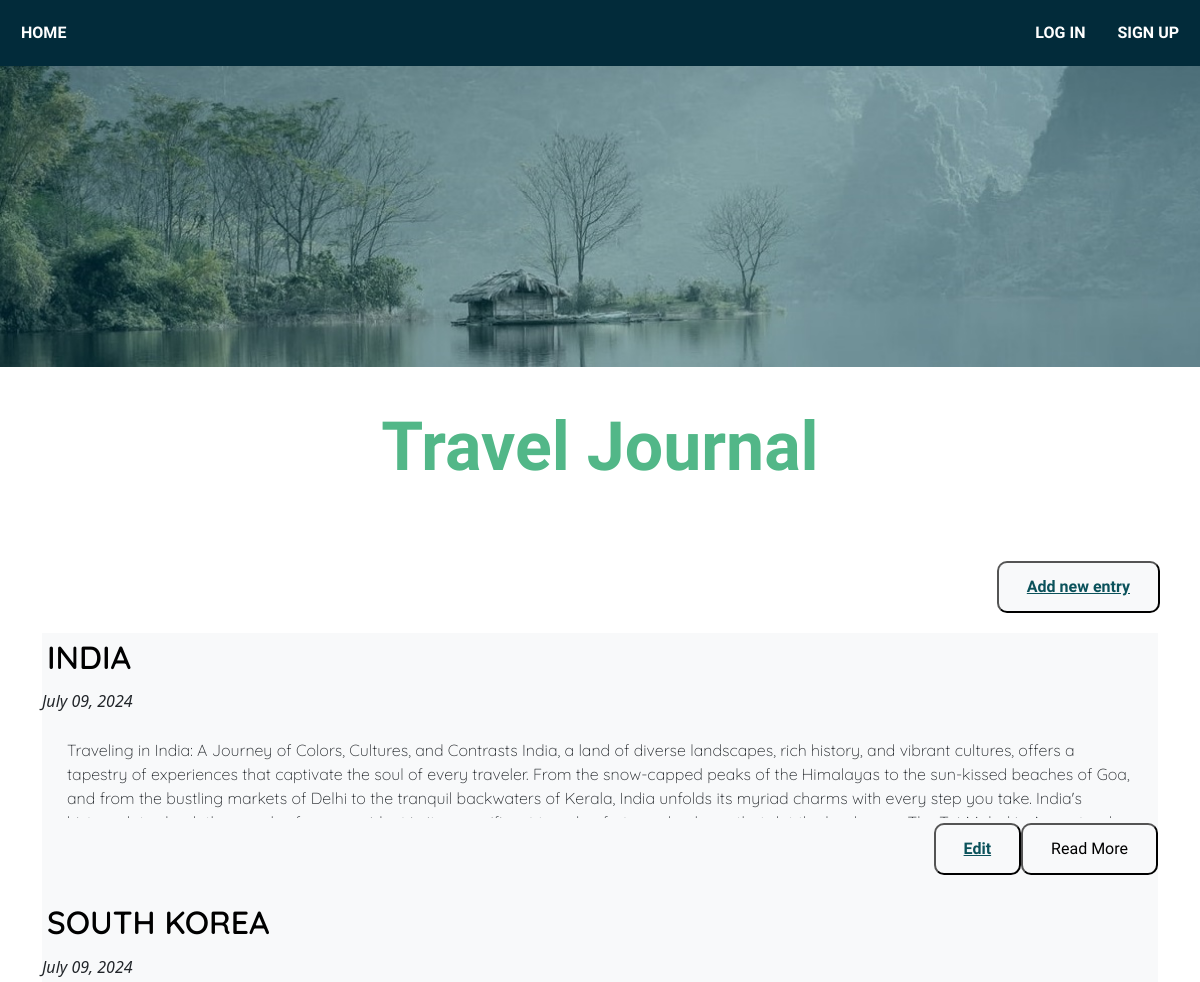
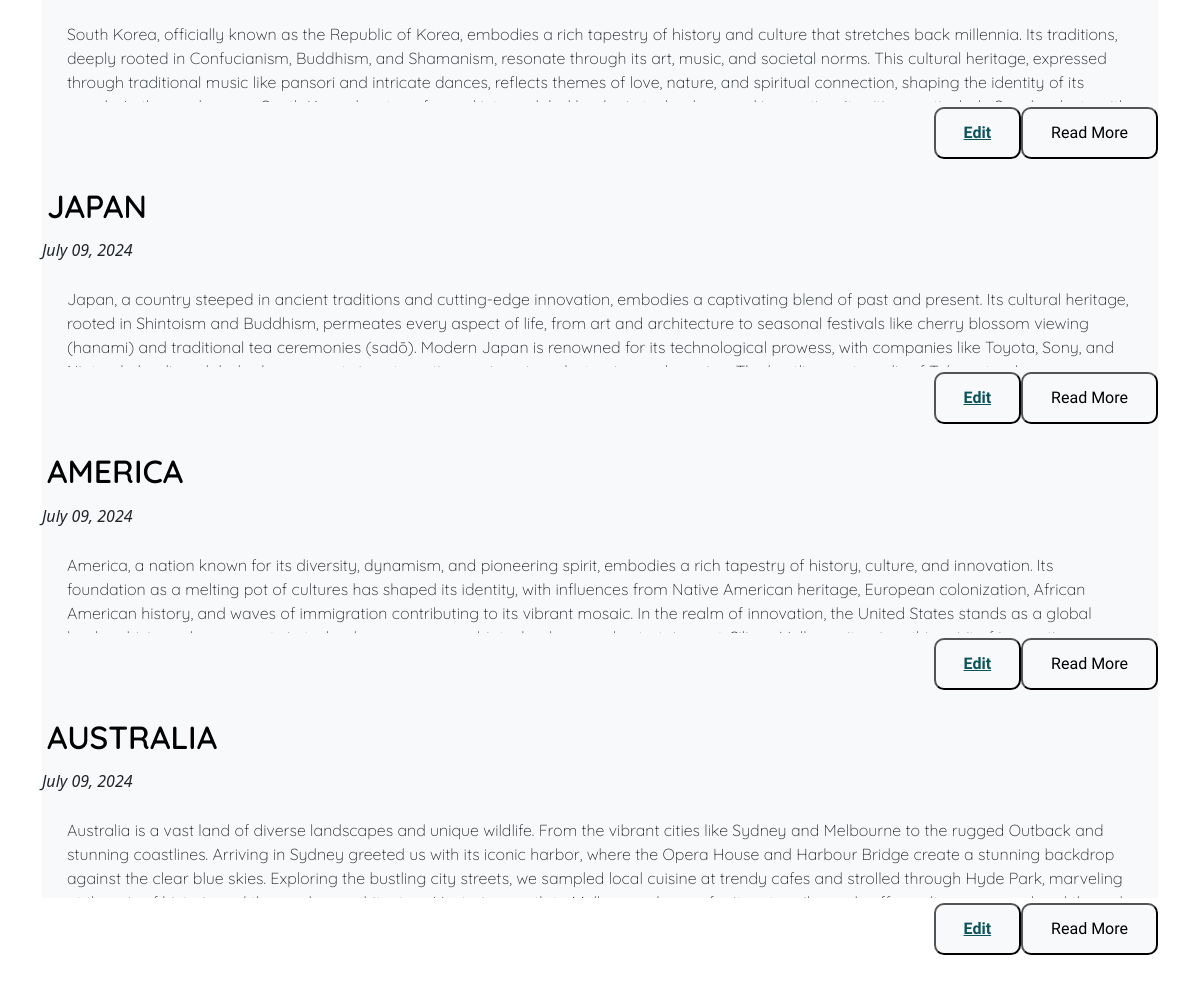
The page /journal/ on the database its author committed (2 pictures, top to bottom).
### journal/models.py (models this page shows, shortened)
class Entry(models.Model):
    place = models.CharField(max_length=150)
    notes = models.TextField()
    date = models.DateTimeField(auto_now_add=True)
    class Meta:
        ordering = ['date']

### journal/views.py (the view)
# urls.py: path('', EntryList.as_view(), name='entry'),
class EntryList(ListView):
    template_name = 'journal/journal_index.html'
    model = Entry
    context_object_name = 'entries'

### journal/templates/journal/journal_index.html (shortened to what this page needs)
<!DOCTYPE html>
{% extends 'base.html' %}
{% block content %}
{% load static %}
<img src="{% static 'img/details-1-background.jpg' %}" class="img-fluid" alt="...">
<h1> Travel Journal </h1>
<div class="end-button">
    <button><a href="{% url 'add_entry' %}" class=""> Add new entry</a></button>
</div>
<div class="container">
    <div class="journal-entry">
        {% for entry in entries %}
            <h2>{{ entry.place }}</h2>
             <em>{{ entry.date|date:"F d, Y" }}</em>
            <p class="entry-content">{{ entry.notes }}</p>
            <button class="toggle-content read-more">Read More</button>
            <button><a href="{% url 'edit_entry' entry.id %}">Edit</a></button>
        {% endfor %}
     </div>
</div>
{% endblock %}

### templates/base.html (shortened to what this page needs)
<!DOCTYPE html>
{% load static %}
<html lang="en">
<head>
    <link href="https://cdn.jsdelivr.net/npm/bootstrap@5.0.0-beta3/dist/css/bootstrap.min.css" rel="stylesheet">
    <link rel="stylesheet" href="{% static 'css/master.css' %}" type="text/css">
</head>
<body>
    <ul>
      <li>
          <a href="{% url 'home_page' %}">HOME</a>
      </li>
      {% if user.is_authenticated %}
      <li style="float:right">
          <a href="{% url 'logout' %}">LOG OUT</a>
      </li>
      {% else %}
      <li style="float:right">
          <a href="{% url 'signup' %}">SIGN UP</a>
      </li>
      <li style="float:right">
          <a href="{% url 'login' %}">LOG IN</a>
      </li>
      {% endif %}
  </ul>
         {% block content %}
         {% endblock %}
</body>
</html>

### templates/base.html (style rules this page uses)
ul { list-style-type: none; margin: 0; padding: 5px; overflow: hidden; background-color: #022b3a; }
li { float: left; }
li a { display: block; color: white; text-align: center; padding: 16px; text-decoration: none; font-family: 'Comfortaa', cursive; }

### journal/templates/journal/journal_index.html (style rules this page uses)
img { width: 100%; height: 100%; }
h2 { margin-top: 80px; font-size: 32px; font-weight: 600; padding: 5px; color: black; font-family: 'Quicksand', sans-serif; }
button { border-radius: 10px; background-color: #f8f9fa; font-family: 'Comfortaa', cursive; padding: 12px 28px; float: right; }
a { color: #0b525b; font-weight: bold; }
p { margin: 5px; padding: 20px; font-family: 'Quicksand', sans-serif; font-weight: 300; overflow: hidden; max-height: 100px; transition: max-height 0.3s ease; }
.journal-entry { margin-top: 120px; margin-bottom: 120px; background-color: #f8f9fa; position: relative; display: block; }
.end-button { float: right; padding: 40px; }
h1 { font-family: 'Questrial', sans-serif; color: #52b788; text-align: center; padding: 25px; margin-top: 15px; font-size: 68px; font-weight: bold; }

### rows shown on the page
Entry: place "INDIA", date "July 09, 2024", notes "Traveling in India: A Journey of Colors, Cultures, and Contrasts India, a land of diverse landscapes, rich history, and vibrant cultures, offers a tapestry of experiences that captivate the soul of every traveler. From the snow-capped peaks of the Himalayas to the sun-kissed beaches of Goa, and from the bustling markets of Delhi to the tranquil backwaters of Kerala, India unfolds its myriad charms with every step you take. India's…"
Entry: place "SOUTH KOREA", date "July 09, 2024", notes "South Korea, officially known as the Republic of Korea, embodies a rich tapestry of history and culture that stretches back millennia. Its traditions, deeply rooted in Confucianism, Buddhism, and Shamanism, resonate through its art, music, and societal norms. This cultural heritage, expressed through traditional music like pansori and intricate dances, reflects themes of love, nature, and spiritual connection, shaping the identity of its…"
Entry: place "JAPAN", date "July 09, 2024", notes "Japan, a country steeped in ancient traditions and cutting-edge innovation, embodies a captivating blend of past and present. Its cultural heritage, rooted in Shintoism and Buddhism, permeates every aspect of life, from art and architecture to seasonal festivals like cherry blossom viewing (hanami) and traditional tea ceremonies (sadō). Modern Japan is renowned for its technological prowess, with companies like Toyota, Sony, and…"
Entry: place "AMERICA", date "July 09, 2024", notes "America, a nation known for its diversity, dynamism, and pioneering spirit, embodies a rich tapestry of history, culture, and innovation. Its foundation as a melting pot of cultures has shaped its identity, with influences from Native American heritage, European colonization, African American history, and waves of immigration contributing to its vibrant mosaic. In the realm of innovation, the United States stands as a global…"
Entry: place "AUSTRALIA", date "July 09, 2024", notes "Australia is a vast land of diverse landscapes and unique wildlife. From the vibrant cities like Sydney and Melbourne to the rugged Outback and stunning coastlines. Arriving in Sydney greeted us with its iconic harbor, where the Opera House and Harbour Bridge create a stunning backdrop against the clear blue skies. Exploring the bustling city streets, we sampled local cuisine at trendy cafes and strolled through Hyde Park, marveling…"
